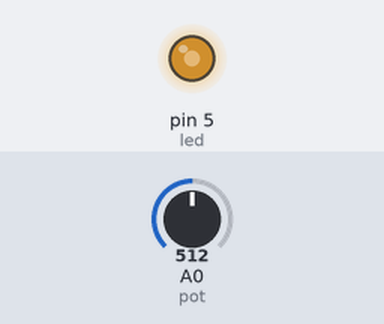
A sketch run on a simulated Arduino Uno, built with avr-gcc and run on an emulated ATmega328P. On the bench: output pins drawn as LEDs (lit = HIGH). The inputs (shaded band) are chosen by the test bench; at power-on: A0 (pot) = 512.

Above: at 1.2 s.
1.3 s: A0 (pot) set to 682
2.8 s: A0 (pot) set to 714
At 4.0 s:
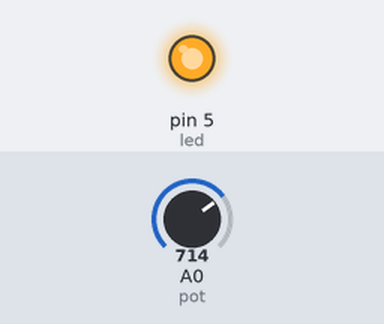
4.3 s: A0 (pot) set to 290
At 5.2 s:
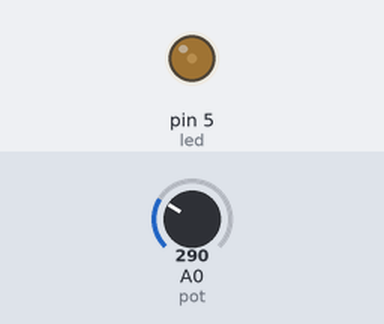
5.8 s: A0 (pot) set to 309
At 6.4 s:
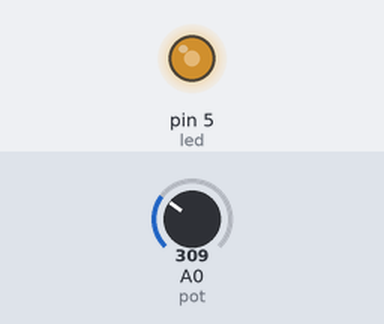
7.3 s: A0 (pot) set to 122
At 8.7 s:
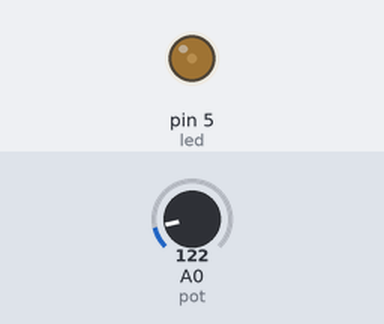
Timing chart, 0 to 9.8 s (numbered marks = the images above; inputs shaded):
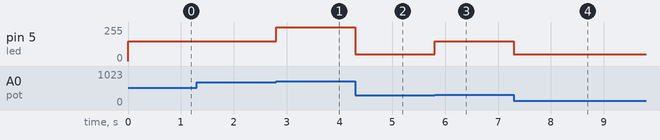

Measured:
- the behaviour switches between 699 and 700 on A0 (pot) (found by bisection; images 0 and 1)
- the behaviour switches between 299 and 300 on A0 (pot) (found by bisection; images 2 and 3)
- after the input at 1.3 s, every drawn part: stays the same
- after the input at 2.8 s, pin 5 (led): 150/255 → 255/255 at once
- after the input at 4.3 s, pin 5 (led): 255/255 → 50/255 at once
- after the input at 5.8 s, pin 5 (led): 50/255 → 150/255 at once
- after the input at 7.3 s, pin 5 (led): 150/255 → 50/255 at once

The sketch:

code.ino
```cpp
int pot = A0;
int led = 5;

void setup()
{
  pinMode(led, OUTPUT);
}

void loop()
{
  int value = analogRead(pot);

  if (value < 300)
  {
    analogWrite(led, 50);
  }
  else if (value < 700)
  {
    analogWrite(led, 150);
  }
  else
  {
    analogWrite(led, 255);
  }
}
```
